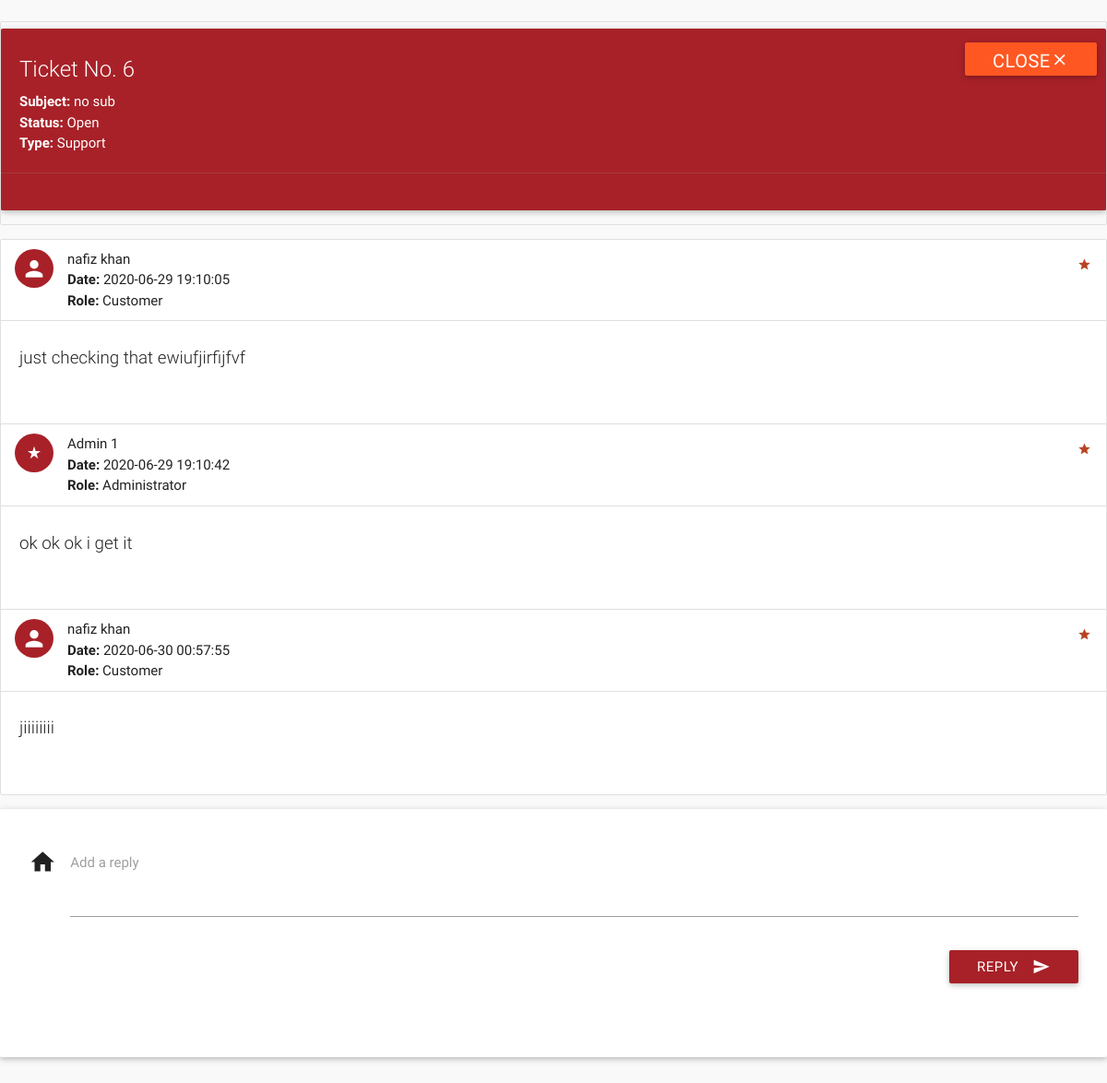
The app's page /soft/view-ticket.php?id=6 (signed in) with its own data.
### tables this page shows
CREATE TABLE `tickets` (
  `id` int(11) NOT NULL,
  `poster_id` int(11) NOT NULL,
  `subject` varchar(100) NOT NULL,
  `description` varchar(3000) NOT NULL,
  `status` varchar(8) NOT NULL DEFAULT 'Open',
  `type` varchar(30) NOT NULL DEFAULT 'Others',
  `date` datetime NOT NULL DEFAULT current_timestamp(),
  `deleted` tinyint(4) NOT NULL DEFAULT 0
);

CREATE TABLE `ticket_details` (
  `id` int(11) NOT NULL,
  `ticket_id` int(11) NOT NULL,
  `user_id` int(11) NOT NULL,
  `description` varchar(1000) NOT NULL,
  `date` datetime NOT NULL DEFAULT current_timestamp()
);

CREATE TABLE `users` (
  `id` int(11) NOT NULL,
  `role` varchar(15) NOT NULL DEFAULT 'Customer',
  `name` varchar(15) NOT NULL,
  `username` varchar(10) NOT NULL,
  `password` varchar(16) NOT NULL,
  `email` varchar(35) DEFAULT NULL,
  `address` varchar(300) DEFAULT NULL,
  `contact` bigint(11) NOT NULL,
  `verified` tinyint(1) NOT NULL DEFAULT 0,
  `deleted` tinyint(4) NOT NULL DEFAULT 0
);

### soft/includes/wallet.php (called while the page is built)
<?php
$user_id=$_SESSION['user_id'];
?>

### soft/view-ticket.php (the view, shortened to what this page needs)
<?php
include 'includes/connect.php';
include 'includes/wallet.php';
$continue=0;
if($_SESSION['customer_sid']==session_id())
{
		$ticket_id = $_GET['id'];
		$sql1 = "SELECT * FROM tickets where poster_id = $user_id AND id = $ticket_id AND not deleted;";
		if(mysqli_num_rows(mysqli_query($con,$sql1))>0){
			$row  = $con->query($sql1)->fetch_assoc();
			$type = $row['type'];
			$subject = $row['subject'];
			$status = $row['status'];
			$continue=1;
		}
		else
			$continue = 0;
}
if($continue){
?>
<!DOCTYPE html>
<html lang="en">
<head>
  <link href="css/materialize.min.css" type="text/css" rel="stylesheet" media="screen,projection">
  <link href="css/style.min.css" type="text/css" rel="stylesheet" media="screen,projection">
  <link href="css/custom/custom.min.css" type="text/css" rel="stylesheet" media="screen,projection">
  <link href="js/plugins/perfect-scrollbar/perfect-scrollbar.css" type="text/css" rel="stylesheet" media="screen,projection">
</head>
<body>
<div class="section">
                                <?php
								echo '<ul id="task-card" class="collection with-header">
									<div id="card-alert" class="card cyan">
										<div class="card-content white-text">
										<span class="card-title white-text darken-1">Ticket No. '.$ticket_id.'</span>
										<p><strong>Subject: </strong>'.$subject.'</p>
										<p><strong>Status: </strong>'.$status.'</p>
										<p><strong>Type: </strong>'.$type.'</p>
										</div>
										<div class="card-action cyan">
										<form method="post" action="routers/ticket-status.php">
										<input type="hidden" name="ticket_id" value="'.$ticket_id.'">
										<input type="hidden" name="status" value="'.($status != 'Closed' ? 'Closed' : 'Open').'">
										<button class="waves-effect waves-light deep-orange btn white-text" type="submit" name="action">'
										.($status != 'Closed' ? 'Close<i class="mdi-navigation-close"></i>' : 'Reopen<i class="mdi-navigation-check"></i>').'
										</button>
										</form>
										</div>
									</div>
                                </ul>';
								echo '<ul id="issues-collection" class="collection">';
								$sql1 = mysqli_query($con, "SELECT * from ticket_details WHERE ticket_id = $ticket_id;");
								while($row1 = mysqli_fetch_array($sql1)){
									$sql2 = "SELECT * FROM users WHERE id = ".$row1['user_id'].";";
									if(mysqli_num_rows(mysqli_query($con,$sql2))>0){
										$row2  = $con->query($sql2)->fetch_assoc();
										$name = $row2['name'];
										$role1 = $row2['role'];
									}
								  echo '
								  <li class="collection-item avatar">
									  <i class="'.($role1=='Administrator' ? 'mdi-action-star-rate' : 'mdi-social-person').' cyan circle"></i>
									  <span class="collection-header"> '.$name.'</span>
									  <p><strong>Date:</strong> '.$row1['date'].'</p>
									  <p><strong>Role:</strong> '.$role1.'</p>
									  <a href="#" class="secondary-content">
									  <i class="mdi-action-grade"></i></a>
								  </li>
								  <li class="collection-item">
									  <div class="row">
									  <p class="caption">'.$row1['description'].'</p>
									  </div>
									  </li>';
								}
							  echo '</ul>';
							  if($status != 'Closed'){
							  echo '
							  <div class="card-panel">
                  <div class="row">
                    <form class="formValidate" id="formValidate" method="post" action="routers/ticket-message.php" novalidate="novalidate" class="col s12">
                      <div class="row">
					  <input type="hidden" name="role" value="'.$role.'">
					  <input type="hidden" name="ticket_id" value="'.$ticket_id.'">
                        <div class="input-field col s12">
                          <i class="mdi-action-home prefix"></i>
                          <textarea name="message" id="message" class="materialize-textarea validate" data-error=".errorTxt1"></textarea>
                          <label for="message" class="">Add a reply</label>
						  <div class="errorTxt1"></div>
                        </div>
                        <div class="row">
                          <div class="input-field col s12">
                            <button class="btn cyan waves-effect waves-light right" type="submit" name="action">Reply
                              <i class="mdi-content-send right"></i>
                            </button>
                          </div>
                        </div>
                      </div>
                    </form>
                  </div>
                </div>';
							  }
								?>
          </div>
</body>
</html>
<?php
	}
?>

### records on screen
tickets: subject "no sub", status "Open", type "Support"
ticket_details: user.name "nafiz khan", date "2020-06-29 19:10:05", user.role "Customer", description "just checking that ewiufjirfijfvf"
ticket_details: user.name "Admin 1", date "2020-06-29 19:10:42", user.role "Administrator", description "ok ok ok i get it"
ticket_details: user.name "nafiz khan", date "2020-06-30 00:57:55", user.role "Customer", description "jiiiiiiii"

### other values on screen
$ticket_id "6"
